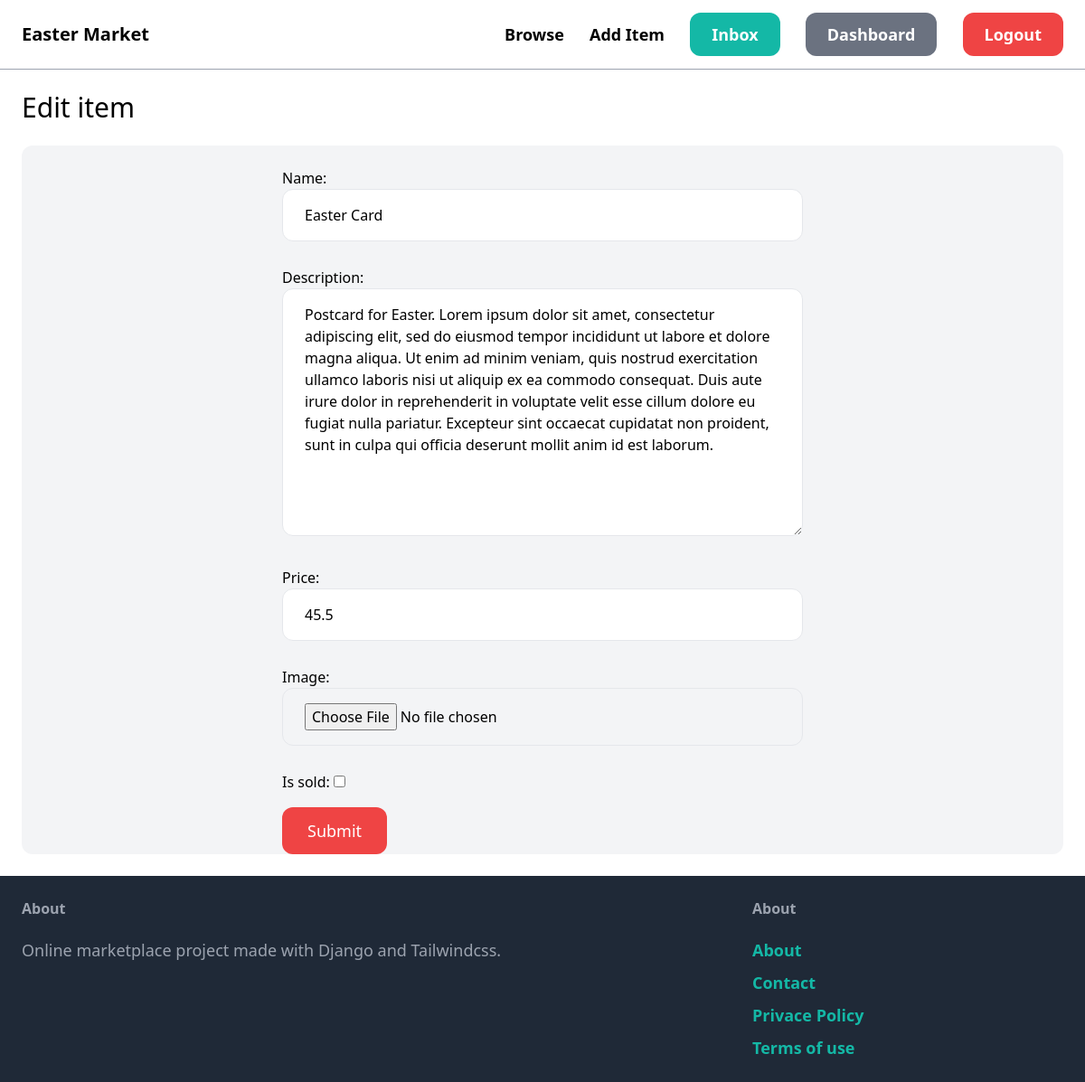
The app's page /items/3/edit/ (signed in), older data.
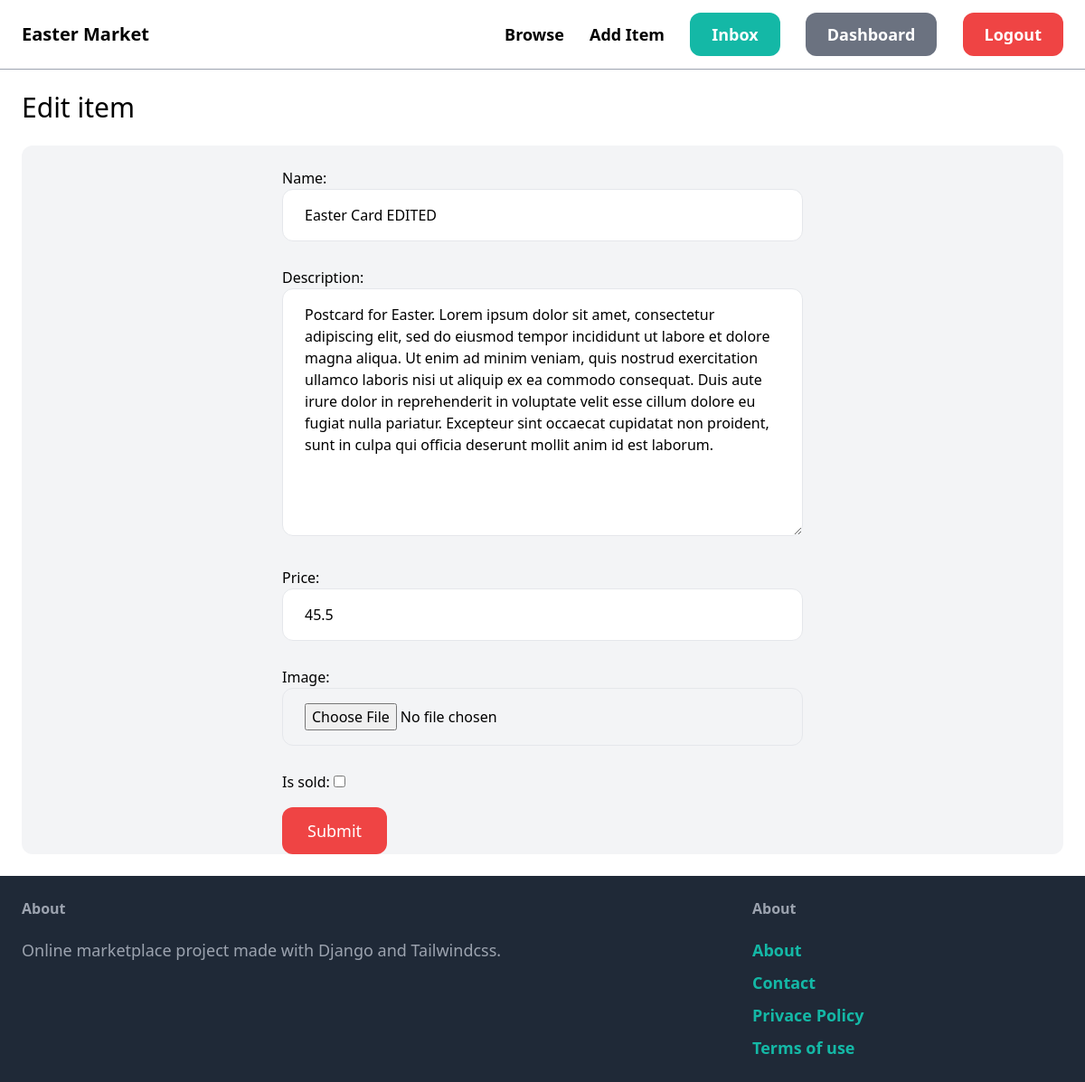
The same page, newer data.
### item/models.py (models this page shows, shortened)
class Item(models.Model):
    name = models.CharField(max_length=255)
    category = models.ForeignKey(Category, related_name="items", on_delete=models.CASCADE)
    description = models.TextField(blank=True, null=True)
    price = models.FloatField()
    image = models.ImageField(upload_to="items_images", blank=True, null=True)
    is_sold = models.BooleanField(default=False)
    created_by = models.ForeignKey(User, related_name="items", on_delete=models.CASCADE)
    created_at = models.DateTimeField(auto_now_add=True)

### item/views.py (the view)
# urls.py: path('<int:pk>/edit/', views.edit, name='edit'),
@login_required
def edit(request, pk):
    item = get_object_or_404(Item, pk=pk, created_by =request.user)
    if request.method == 'POST':
        form = EditItemForm(request.POST, request.FILES, instance=item)
        if form.is_valid():
            form.save()
            return redirect('item:detail', pk=item.id)
    else:
        form = EditItemForm(instance=item)
    return render(request, 'item/form.html',{
        'form':form,
        'title':'Edit item',
    })

### item/forms.py
class EditItemForm(forms.ModelForm):
    class Meta:
        model = Item
        fields = ('name', 'description', 'price', 'image', 'is_sold')
        widgets = {
            'name': forms.TextInput(attrs={
                'class': INPUT_CLASSES
            }),
            'description': forms.Textarea(attrs={
                'class': INPUT_CLASSES
            }),
            'price': forms.TextInput(attrs={
                'class': INPUT_CLASSES
            }),
            'image': forms.FileInput(attrs={
                'class': INPUT_CLASSES
            })
        }

### item/templates/item/form.html (shortened to what this page needs)
{% extends 'core/base.html'%}
{%block content%}
<h1 class="mb-6 text-3xl">{{title}}</h1>
<form method="post" action="." encrypt="multipart/form-data">
    <div class="mx-auto bg-gray-100  rounded-xl">
        <div class="w-1/2 mx-auto pt-6 space-y-4 ">
            {{form.as_p}}
            <button class="py-3 px-7 mb-6 mx-auto text-lg bg-red-500 hover:bg-red-600 rounded-xl text-white">Submit</button>
        </div>
    </div>
</form>
{%endblock%}

Row changes from the older to the newer data that the page shows:
changed Item: name "Easter Card" → "Easter Card EDITED"
